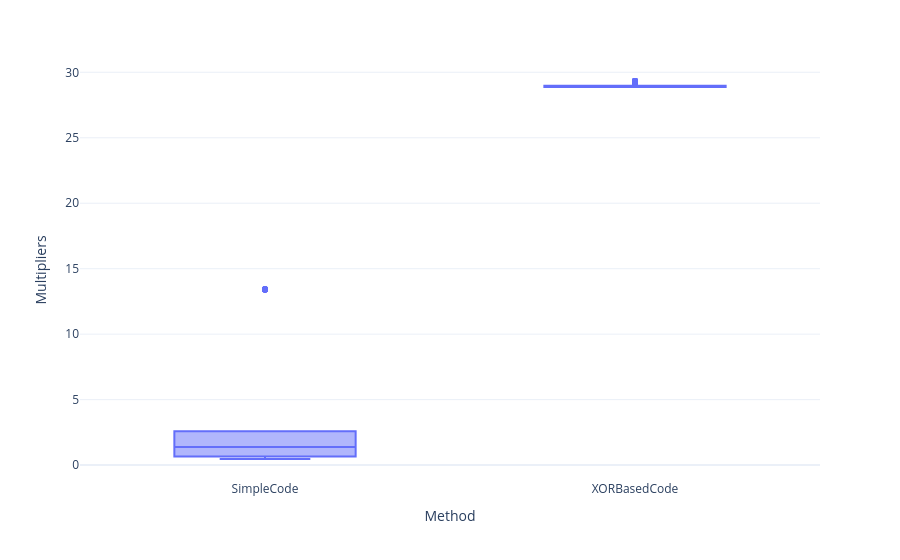

The code cell stored with this chart in its notebook:
### Code cell
'''
chart = alt.Chart(df_encoding).mark_boxplot(extent='min-max').encode(
            alt.X('Method:N', title='Method', axis=alt.Axis(labelAngle=-45)),
            alt.Y('Multipliers:Q', title='Multipliers')
        ).properties(title='Multipliers ')
'''
chart = px.box(df_encoding, x='Method', y='Multipliers',
               template='plotly_white')
chart

### Figure 1 — Plotly figure (JSON) as saved in the notebook; plotly's stock layout.template omitted (floating-point values rounded to 4 significant figures; data arrays with more than 128 entries replaced by an {"elided": "..."} marker saying what was removed)
{"data": [{"alignmentgroup": "True", "hovertemplate": "Method=%{x}<br>Multipliers=%{y}<extra></extra>", "legendgroup": "", "marker": {"color": "#636efa"}, "name": "", "notched": false, "offsetgroup": "", "orientation": "v", "showlegend": false, "type": "box", "x": {"elided": "180 str values"}, "x0": " ", "xaxis": "x", "y": {"elided": "180 float values"}, "y0": " ", "yaxis": "y"}], "layout": {"autosize": true, "boxmode": "group", "legend": {"tracegroupgap": 0}, "margin": {"t": 60}, "xaxis": {"anchor": "y", "autorange": true, "domain": [0, 1], "range": [-0.5, 1.5], "title": {"text": "Method"}, "type": "category"}, "yaxis": {"anchor": "x", "autorange": true, "domain": [0, 1], "range": [-1.14, 30.94], "title": {"text": "Multipliers"}, "type": "linear"}}}
